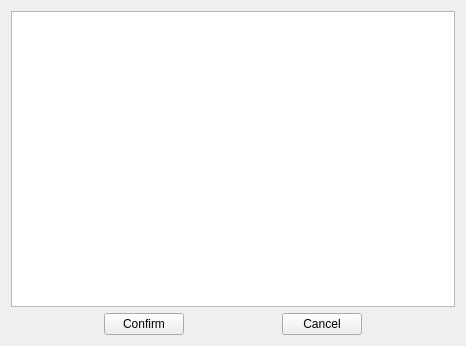
<?xml version="1.0" encoding="UTF-8"?>
<ui version="4.0">
 <class>CDlgMarkSchemeList</class>
 <widget class="QWidget" name="CDlgMarkSchemeList">
  <property name="geometry">
   <rect>
    <x>0</x>
    <y>0</y>
    <width>466</width>
    <height>346</height>
   </rect>
  </property>
  <property name="windowTitle">
   <string>CDlgMarkSchemeList</string>
  </property>
  <layout class="QGridLayout" name="gridLayout">
   <item row="1" column="0">
    <layout class="QHBoxLayout" name="horizontalLayout">
     <item>
      <spacer name="horizontalSpacer_2">
       <property name="orientation">
        <enum>Qt::Horizontal</enum>
       </property>
       <property name="sizeHint" stdset="0">
        <size>
         <width>40</width>
         <height>20</height>
        </size>
       </property>
      </spacer>
     </item>
     <item>
      <widget class="QPushButton" name="btnOk">
       <property name="text">
        <string>Confirm</string>
       </property>
      </widget>
     </item>
     <item>
      <spacer name="horizontalSpacer">
       <property name="orientation">
        <enum>Qt::Horizontal</enum>
       </property>
       <property name="sizeHint" stdset="0">
        <size>
         <width>40</width>
         <height>20</height>
        </size>
       </property>
      </spacer>
     </item>
     <item>
      <widget class="QPushButton" name="btnCancel">
       <property name="text">
        <string>Cancel</string>
       </property>
      </widget>
     </item>
     <item>
      <spacer name="horizontalSpacer_3">
       <property name="orientation">
        <enum>Qt::Horizontal</enum>
       </property>
       <property name="sizeHint" stdset="0">
        <size>
         <width>40</width>
         <height>20</height>
        </size>
       </property>
      </spacer>
     </item>
    </layout>
   </item>
   <item row="0" column="0">
    <widget class="QTableWidget" name="tbwMarkScheme">
     <property name="contextMenuPolicy">
      <enum>Qt::CustomContextMenu</enum>
     </property>
    </widget>
   </item>
  </layout>
 </widget>
 <layoutdefault spacing="6" margin="11"/>
 <resources/>
 <connections/>
</ui>
